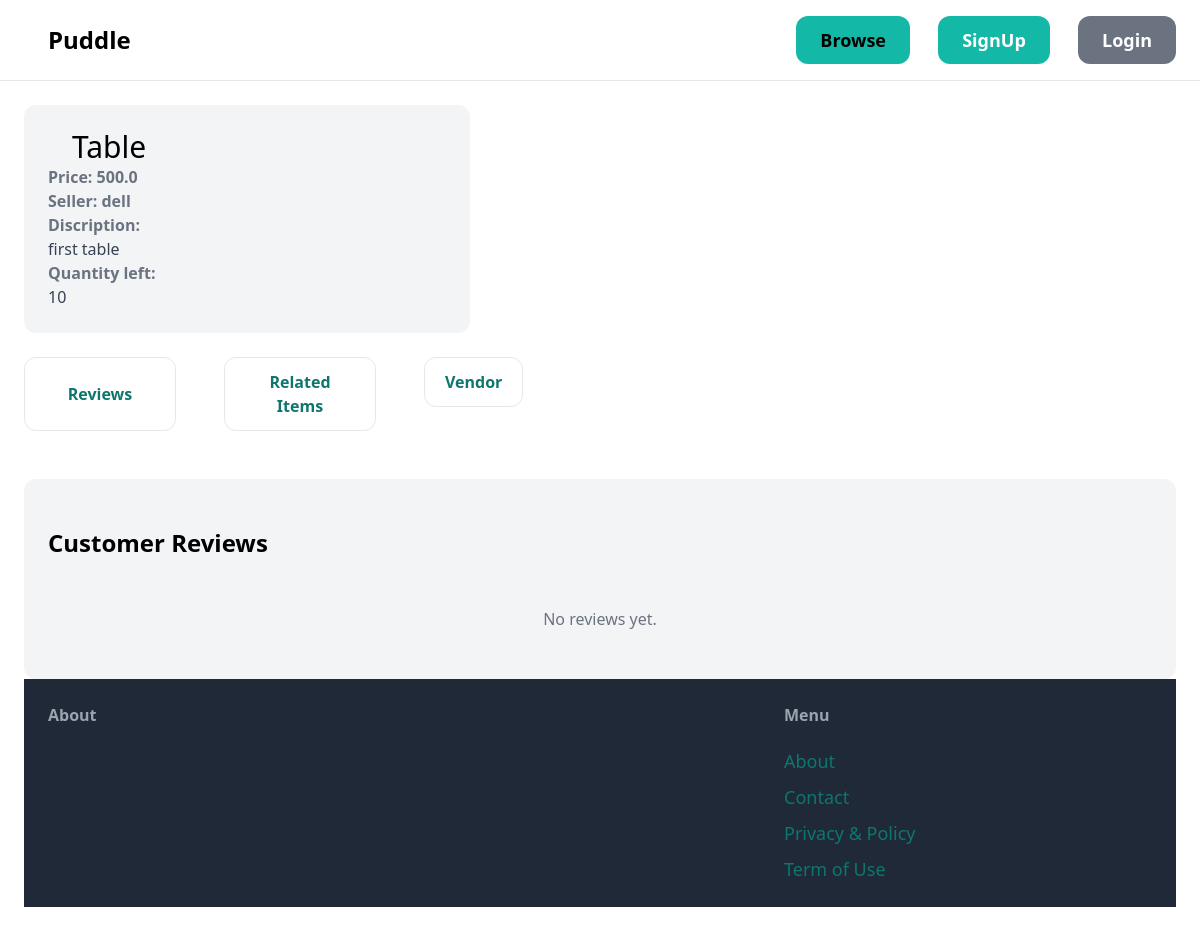
/items/3/detail, run on an earlier commit of the app's database.
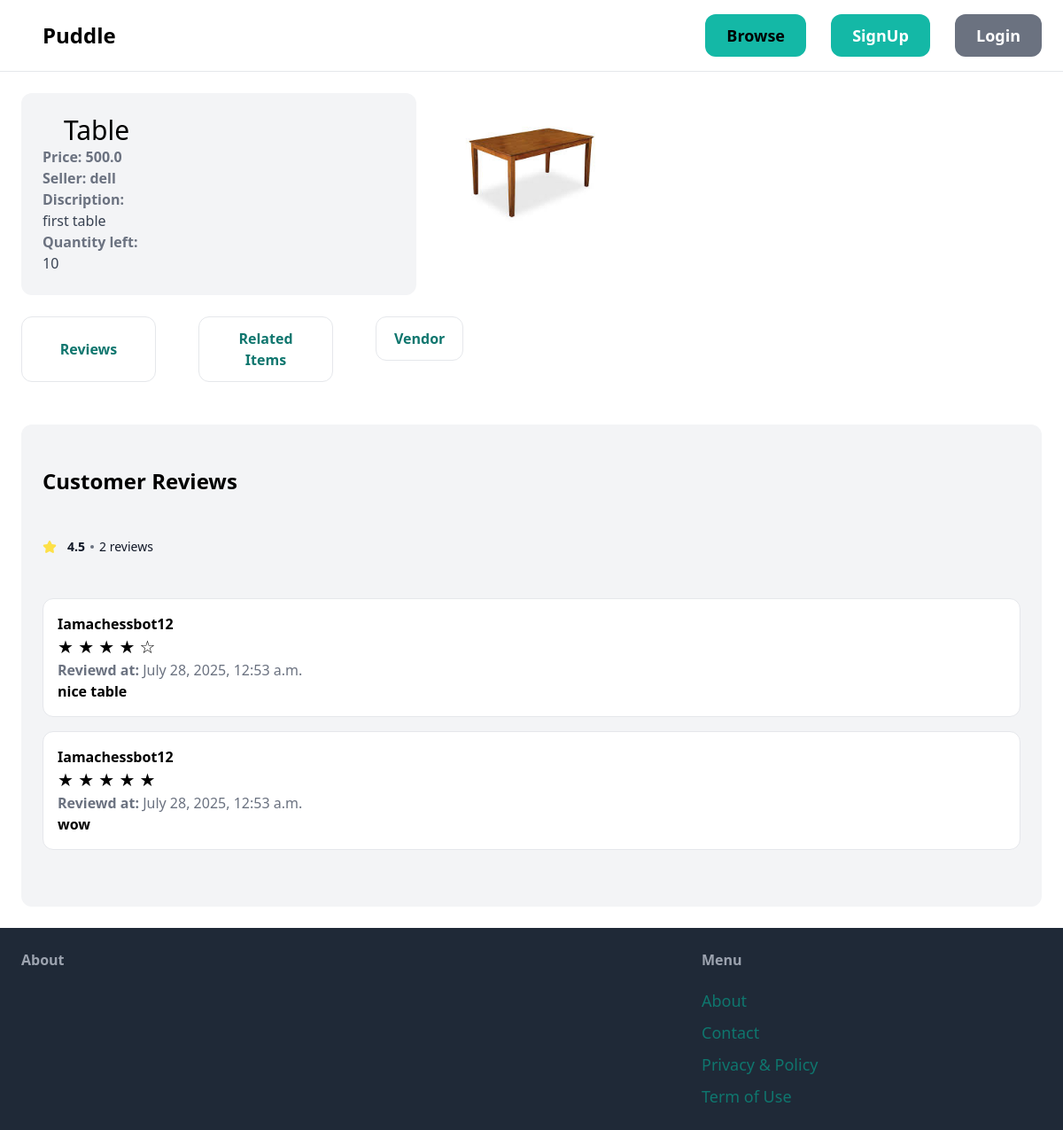
And on a later commit of the database.
### items/models.py (models this page shows, shortened)
class item(models.Model):
    name = models.CharField(max_length=255)
    discription = models.TextField(blank=True, null=True)
    price = models.FloatField()
    is_sold = models.BooleanField(default=False)
    created_at = models.DateTimeField(auto_now_add=True)
    created_by = models.ForeignKey('Users.User', related_name='items', on_delete=models.CASCADE)
    categoty = models.ForeignKey(category, related_name='items', on_delete=models.CASCADE)
    image = models.ImageField(upload_to='item_images/', null=True, blank=True)
    quantity = models.IntegerField()

class Review(models.Model):
    item = models.ForeignKey(item, related_name='reviews', on_delete=models.CASCADE)
    user = models.ForeignKey('Users.User', related_name='reviews', on_delete=models.CASCADE)
    rating = models.IntegerField(choices=Rating)
    comment = models.TextField(blank=True, null=True)
    created_at = models.DateTimeField(auto_now_add=True)

### Users/models.py (models this page shows)
class User(AbstractUser):
    username = models.CharField(max_length=150, unique=True, blank=False)
    email = models.EmailField(unique=True, blank=False)
    first_name = models.CharField(max_length=30, blank=False, null=False)
    last_name = models.CharField(max_length=30, blank=False, null=False)
    joined_at = models.DateTimeField(auto_now_add=True)
    type = models.CharField(max_length=10, choices=[('buyer', 'Buyer'), ('seller', 'Seller')], blank=False)
    phone = models.CharField(max_length=15, blank=False, null=False)
    def __str__(self):
        return self.username
    class Meta:
        db_table = 'auth_user'
        ordering = ['-joined_at']
        verbose_name = 'Custom User'
        verbose_name_plural = 'Custom Users'

### items/views.py (the view)
# urls.py: path("<int:pk>/detail", views.detail, name='detail'),
def detail(request, pk):
    i = get_object_or_404(item, pk=pk)
    reviews = Review.objects.filter(item=i)
    ratings = Review.objects.filter(item=i).values_list('rating', flat=True)
    sum_ratings = sum(ratings)
    count_rating = Review.objects.filter(item=i).count()
    if count_rating > 0:
        average_rating = sum_ratings/count_rating
    else :
        average_rating = 0
    related_items = item.objects.filter(categoty=i.categoty, is_sold=False).exclude(pk=pk)
    if request.method == 'POST':
            frm = CartForm(request.POST)
            if frm.is_valid():
                form = frm.save(commit=False)
                form.user = request.user
                form.product = i
                form.total_amount = i.price * form.quantity
                form.save()
                messages.success(request, 'Item added to cart successfully')
                return redirect('detail', pk=pk)
    else:
        frm = CartForm()
    return render(request, 'items/detail.html', {'item': i,
                                           'related_items': related_items,
                                             'form': frm,
                                             'reviews': reviews,
                                             'count_rating': count_rating,
                                             'ratings': ratings,
                                             'average_rating': average_rating,
                                           })

### templates/items/detail.html (shortened to what this page needs)
{% extends 'website/base.html' %}
{% block content %}
    <div class="grid grid-cols-5 gap-6">
        <div class="col-span-2 bg-gray-100 p-6 rounded-xl ">
            <h1 class="text-3xl px-6">{{ item.name }}</h1>
            <p class="text-gray-500"><strong>Price: {{ item.price }}</strong></p>
            <p class="text-gray-500"><strong>Seller: {{ item.created_by.username }}</strong></p>
            <p class="text-gray-700"><strong class="text-gray-500">Discription:</strong><br> {{ item.discription }}</p>
            <p class="text-gray-700"><strong class="text-gray-500">Quantity left:</strong><br> {{ item.quantity }}</p>
   </div>
   <div class="cols-span-1">
   {% if item.image %}
            <figure class="image mb-6">
                <img src="{{ item.image.url }}">
            </figure>
    {% endif %}
    </div>
    </div>
        <div class="grid grid-cols-6 span-4 py-6 gap-12">
            <button class="rounded-xl px-5 py-3 text-teal-700 hover:bg-teal-200 border font-semibold" id="reviews-button">Reviews</button>
            <button class="rounded-xl px-5 py-3 text-teal-700 hover:bg-teal-200 border font-semibold" id="related-button">Related Items</button>
            <a href="{% url 'vendor' item.created_by %}">
                <button class="rounded-xl px-5 py-3 text-teal-700 hover:bg-teal-200 border font-semibold">Vendor</button>
            </a>
        </div>
    <div class="mt-6 px-6 py-12 bg-gray-100 rounded-xl" id="reviews-div">
        <h1 class="mb-12 text-2xl font-bold">Customer Reviews</h1>
        <div class="grid grid-cols-1 gap-12 span-1">
        {% if reviews %}
        <div class="flex items-center">
                <p class="ms-2 text-sm font-bold text-gray-900 dark:text-white">{{ average_rating }}</p>
                <span class="w-1 h-1 mx-1.5 bg-gray-500 rounded-full dark:bg-gray-400"></span>
                <p class="text-sm font-medium text-gray-900">{{ count_rating }} reviews</p>
            </div>
        <ul>
            {% for review in reviews %}
            <li>
                <div class="p-4 mb-4 bg-white border rounded-xl">
                    <h2 class="font-bold">{{ review.user.username }}</h2>
                    <p class="text-xl">{{ review.get_rating_display }}</p>
                    <p class="text-gray-500"><strong>Reviewd at:    </strong>    {{ review.created_at }}</p>
                    <p class="font-semibold">{{ review.comment }}</p>
                </div>
            </li>
            {% endfor %}
        </ul>
        </div>
        {% else %}
            <p class="text-center text-gray-500">No reviews yet.</p>
        {% endif %}
    </div>
{% endblock %}

What changed in the data, as far as the page shows it:
changed item "Table": image: picture added
added Review: user.username "Iamachessbot12", rating "★ ★ ★ ★ ☆", created_at "July 28, 2025, 12:53 a.m.", comment "nice table"
added Review: user.username "Iamachessbot12", rating "★ ★ ★ ★ ★", created_at "July 28, 2025, 12:53 a.m.", comment "wow"
Also different on the page:
{{ average_rating }}: (not shown) → "4.5"
{{ count_rating }}: (not shown) → "2"
text no longer shown: "No reviews yet."
text now shown: "reviews"
